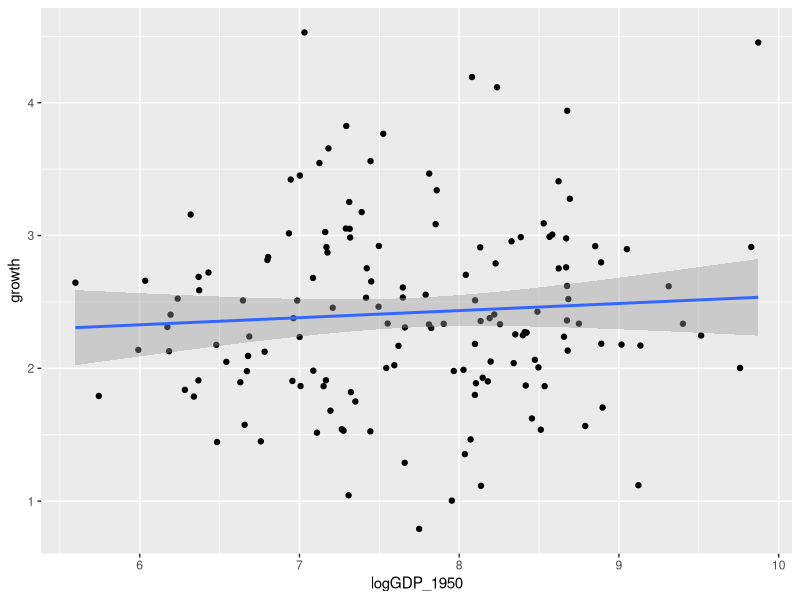
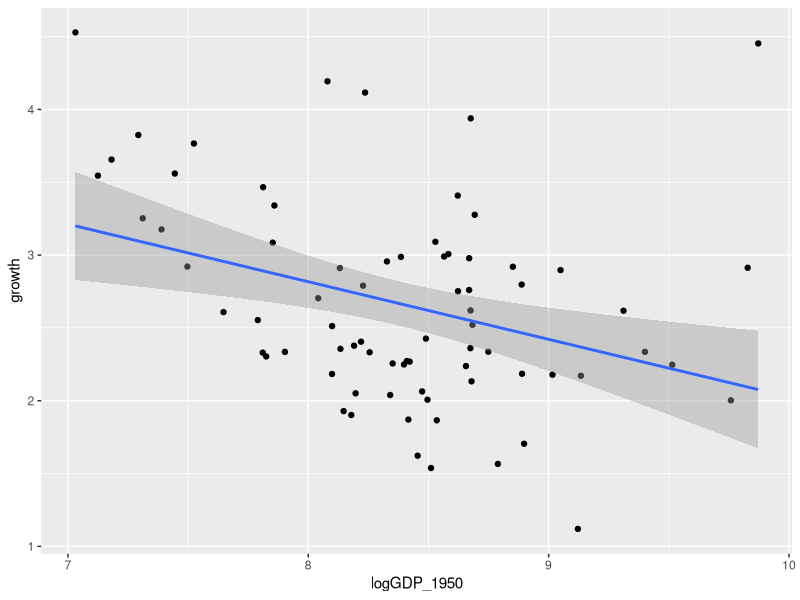
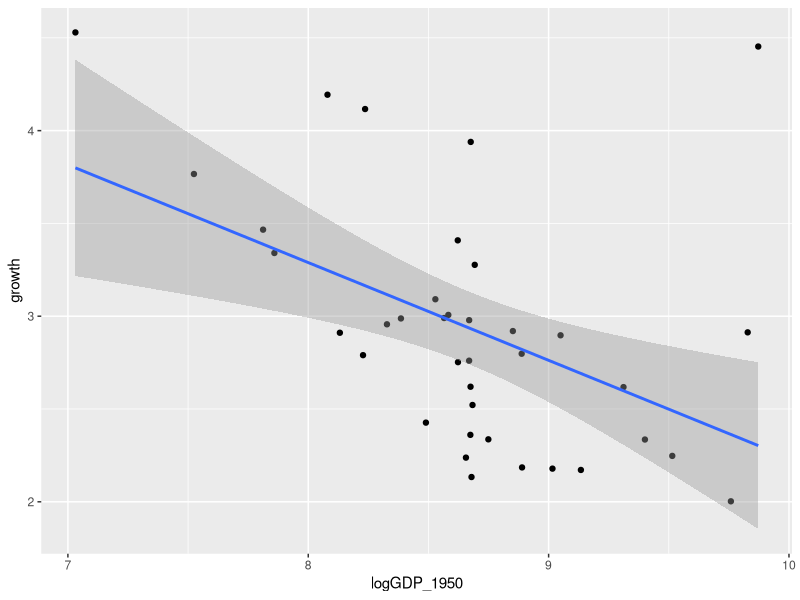

Reproduce these figures in R, in order.

# Load Libraries and Data
library(tidyverse)
library(modelr)
library(broom)
library(knitr)

gdpsim <- read.csv("gdpsim.csv")

view(gdpsim)

# Part 1
growth <- rnorm(150, mean = 2.4, sd = 0.7)

gdpsim <- cbind(gdpsim, growth)

# Part 2
gdpsim <- mutate(gdpsim, GDPpc_2020 = GDPpc_1950 * (1 + (growth/100))^70)

# Part 3
gdpsim <- mutate(gdpsim, logGDP_1950 = log(GDPpc_1950))

ggplot(gdpsim, mapping = aes(x = logGDP_1950, y = growth)) + 
  geom_point() + 
  geom_smooth(method = 'lm')

mod1 <- lm(growth ~ logGDP_1950, 
              data = gdpsim)

kable(glance(mod1))

### I would not conclude that there is any convergence. In fact, the relationship between initial GDP and average growth rate appears to be if anything positive, implying divergence. The p-value is below 0.05, although knowing these numbers are random, this is coincidence. 


# Part 4
gdpsim_med <- filter(gdpsim, GDPpc_2020 > median(GDPpc_2020))

ggplot(gdpsim_med, mapping = aes(x = logGDP_1950, y = growth)) + 
  geom_point() + 
  geom_smooth(method = 'lm')

mod2 <- lm(growth ~ logGDP_1950, 
           data = gdpsim_med)

kable(glance(mod2))

### Now, the relationship has flipped, and lower initial GDP implies higher growth, and so convergence, although this relationship is very weak, with a p-value over 0.05. 

# Part 5
gdpsim_quart <- filter(gdpsim, GDPpc_2020 > quantile(GDPpc_2020, 0.75))

ggplot(gdpsim_quart, mapping = aes(x = logGDP_1950, y = growth)) + 
  geom_point() + 
  geom_smooth(method = 'lm')

mod3 <- lm(growth ~ logGDP_1950, 
           data = gdpsim_quart)

kable(glance(mod3))

### In this model, the relationship remains positive and becomes both stronger, low initial GDP implying an even higher growth rate, and more significant, with a p-value under 0.01. 

# Part 6

### Knowing these numbers are random, it is odd that we find seemingly significant support for convergence in the last model. This occurs because among countries that ended up rich, the ones who started poorer had to have grown faster to catch up and end up in the data set. 
